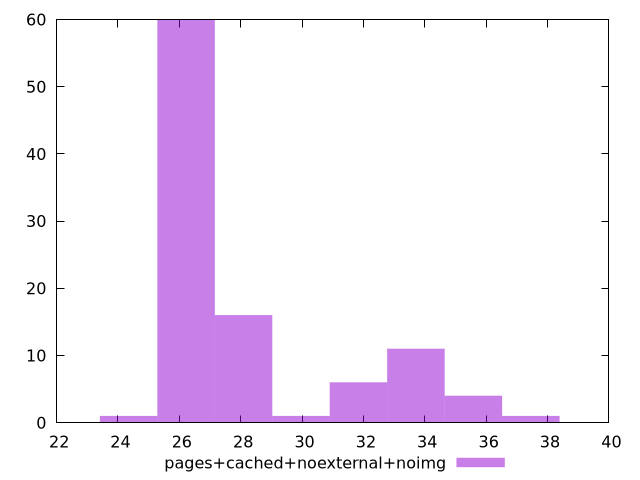

Write gnuplot code to recreate this figure.
$_pagesCachedNoexternalNoimg <<EOF
28.09258013684297 16
33.71109616421156 11
26.219741461053438 60
31.83825748842203 6
35.58393484000109 4
24.346902785263907 1
37.45677351579062 1
29.9654188126325 1
EOF
set key outside below
set terminal pngcairo
set output "report_00004_2020-11-02T20-21-41.718Z/max-potential-fid/pages+cached+noexternal+noimg//raw_hist.png"
set yrange [0:60]
set boxwidth 1.8728386757895312
set style fill transparent solid 0.5 noborder
plot $_pagesCachedNoexternalNoimg title "pages+cached+noexternal+noimg" with boxes ,
